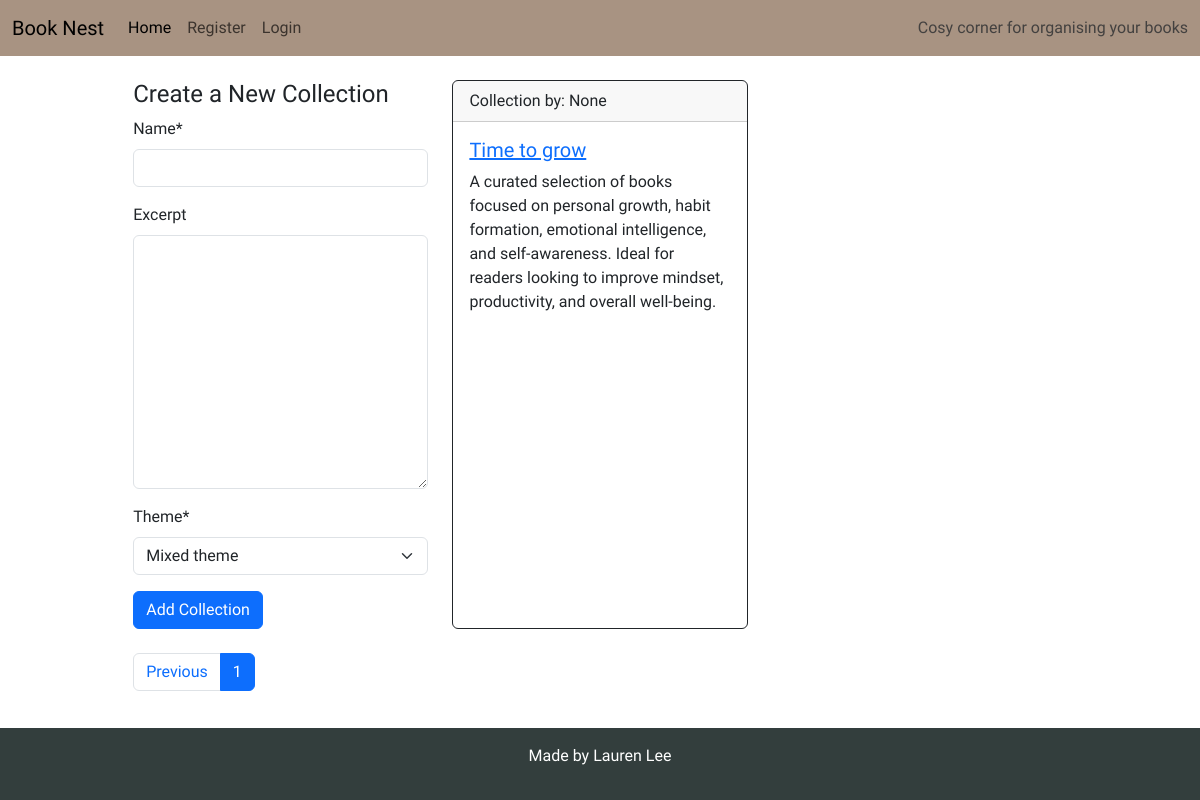
Before: /?page=2 with the older database file.
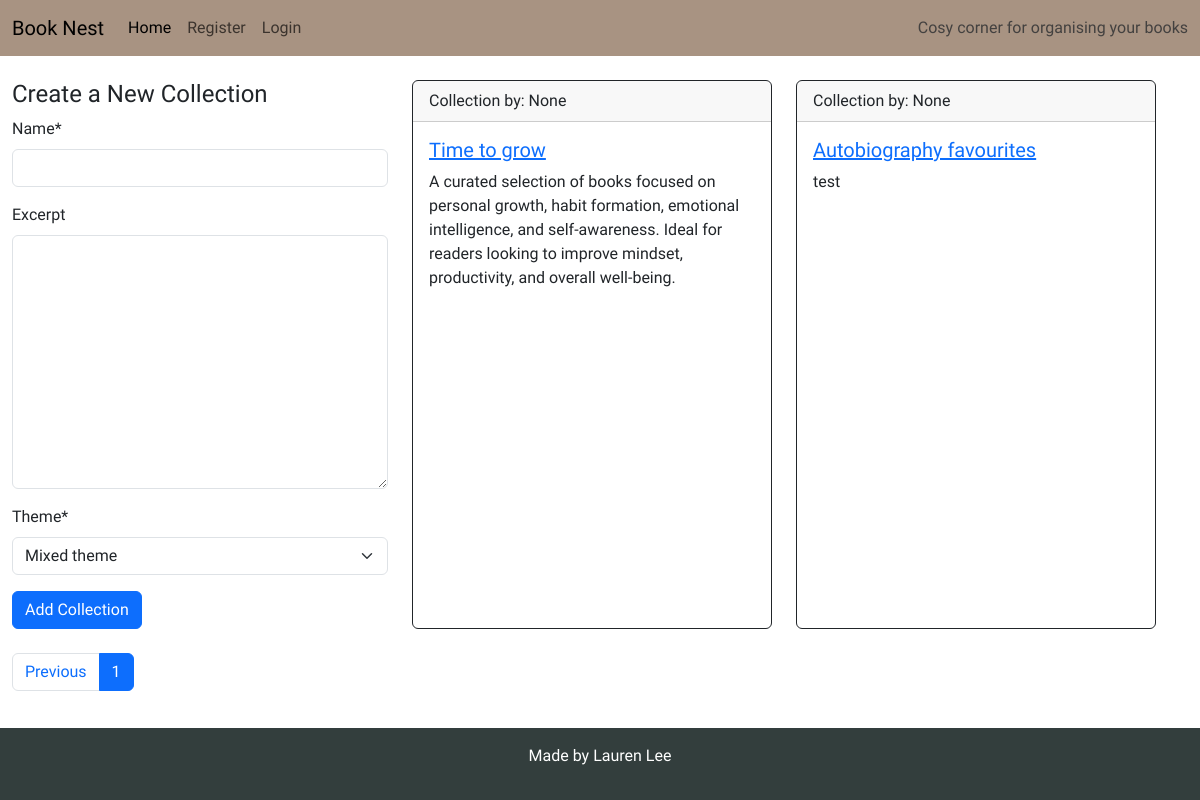
After: the same page with the newer database file.
### library/models.py (models this page shows, shortened)
class Collection(models.Model):
    THEME_CHOICES = [
        ("romance", "Romance"),
        ("fantasy", "Fantasy"),
        ("mystery", "Mystery"),
        ("historical", "Historical"),
        ("thriller", "Thriller"),
        ("science_fiction", "Science Fiction"),
        ("nonfiction", "Nonfiction"),
        ("young_adult", "Young Adult"),
        ("literary", "Literary Fiction"),
        ("horror", "Horror"),
        ("self_development", "Self Development"),
        ("mixed", "Mixed theme"),
    ]
    name = models.CharField(max_length=100, unique=True, blank=False)
    excerpt = models.TextField(blank=True)
    theme = models.CharField(max_length=50, choices=THEME_CHOICES, default="mixed")
    user = models.ForeignKey(
        User, on_delete=models.CASCADE, related_name="collections", null=True
    )
    slug = models.SlugField(max_length=200, blank=True, unique=True)

### library/views.py (the view)
# urls.py: path("", views.CollectionList.as_view(), name="home"),
class CollectionList(generic.ListView):
    queryset = Collection.objects.all().order_by("id")
    template_name = "library/index.html"
    paginate_by = 2
    def get_context_data(self, **kwargs):
        context = super().get_context_data(**kwargs)
        context["form"] = CollectionForm()
        return context

### library/forms.py
class CollectionForm(forms.ModelForm):
    class Meta:
        model = Collection
        fields = (
            "name",
            "excerpt",
            "theme",
        )

### library/templatetags/html_filters.py (called while the page is built)
@register.filter(name="clean_html")
def clean_html(value):
    if not value:
        return ""
    value = re.sub(r"<p[^>]*>\s*(?:&nbsp;|\s)*</p>", "", value)
    value = re.sub(r"&nbsp;", " ", value)
    return strip_tags(value).strip()

### library/templates/library/index.html (shortened to what this page needs)
{% extends "base.html" %}
{% load html_filters %}
{% load crispy_forms_tags %}
{% block content %}
<div class="container-fluid">
    <div class="row">
        <div class="container mt-4">
            <div class="row">
                <div class="col-12 col-sm-6 col-md-4 mb-4">
                    <h4>Create a New Collection</h4>
                    <form method="post" action="{% url 'create_collection' %}">
                        {{ form|crispy }}
                        <button type="submit" class="btn btn-primary">Add Collection</button>
                    </form>
                </div>
                {% for collection in collection_list %}
                <div class="collection-holder col-12 col-sm-6 col-md-4 mb-4">
                    <div class="card border-dark h-100">
                        <div class="card-header">Collection by: {{ collection.user }}</div>
                        <div class="card-body text-dark">
                            <h5 class="card-title">
                                <a href="{% url 'collection_detail' collection.slug %}"
                                    class="collection-link">{{ collection.name }}</a>
                            </h5>
                            <p class="card-text">{{ collection.excerpt|clean_html }}</p>
                        </div>
                    </div>
                </div>
                {% if forloop.counter|divisibleby:2 %}
            </div>
            <div class="row">
                {% endif %}
                {% endfor %}
            </div>
        </div>
        {% if is_paginated %}
        <nav aria-label="...">
            <ul class="pagination">
                {% if page_obj.has_previous %}
                <li class="page-item">
                    <a class="page-link" href="?page={{ page_obj.previous_page_number }}">Previous</a>
                </li>
                {% else %}
                <li class="page-item disabled">
                    <a class="page-link" href="#" tabindex="-1" aria-disabled="true">Previous</a>
                </li>
                {% endif %}
                <li class="page-item active">
                    <a class="page-link" href="#">1 <span class="sr-only">(current)</span></a>
                </li>
            </ul>
        </nav>
        {% endif %}
    </div>
    {% endblock %}

Changed rows visible on the page:
added Collection: user "None", name "Autobiography favourites", excerpt|clean_html "test"
